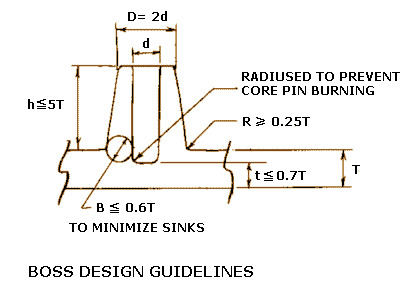
#> input picture boss2.jpg, 406 x 292 px
$ python json_to_passport.py
#> lines starting #> are read from the running program, lines starting #| are printed output that depends on the picture
import json
import cv2


filename = 'result.json'
def save_cropped_images(json_file):
#> called with json_file = 'result.json'
    json_data = json.load(open(json_file))
#> (reads result.json from the repository)
    json_data = json_data[0]
    objects = json_data['objects']

    image = cv2.imread('boss2.jpg')
#> image is the input picture: shape (292, 406, 3); mean B, G, R 240.5, 242.3, 243.6
    for id, object in enumerate(objects):
        x = object['relative_coordinates']['center_x']
        y = object['relative_coordinates']['center_y']
        w = object['relative_coordinates']['width']
        h = object['relative_coordinates']['height']
        x = int(x * image.shape[1])
        y = int(y * image.shape[0])
        w = int(w * image.shape[1])
        h = int(h * image.shape[0])
        x1,y1,x2,y2=x,y,x+w,y+h
        p1,p2 = (x1-int(w/1.2),y1-int(h/1.2)), (x2+int(w/5), y2+int(h/5))
        if p1[0]<0:
            p1 = (0,p1[1])
        if p1[1]<0:
            p1 = (p1[0],0)
        cropped_image = image[p1[1]:p2[1], p1[0]:p2[0]]
        cv2.imwrite(f'saved_{id}.jpg',cropped_image)
#> this loop made 7 passes
#> pass 1, in save_cropped_images, `cropped_image = image[p1[1]:p2[1], p1[0]:p2[0]]`:
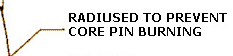
#> cropped_image: shape (56, 233, 3); mean B, G, R 230.5, 231.6, 232.3
#> pass 2, in save_cropped_images, `cropped_image = image[p1[1]:p2[1], p1[0]:p2[0]]`:
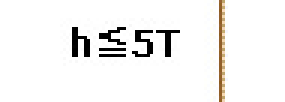
#> cropped_image: shape (34, 95, 3) (shown 3 times larger); mean B, G, R 241.1, 242.3, 243.1
#> pass 3, in save_cropped_images, `cropped_image = image[p1[1]:p2[1], p1[0]:p2[0]]`:
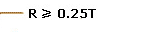
#> cropped_image: shape (32, 152, 3); mean B, G, R 242.8, 243.4, 243.7
    print('images saved successfully')

save_cropped_images(filename)
